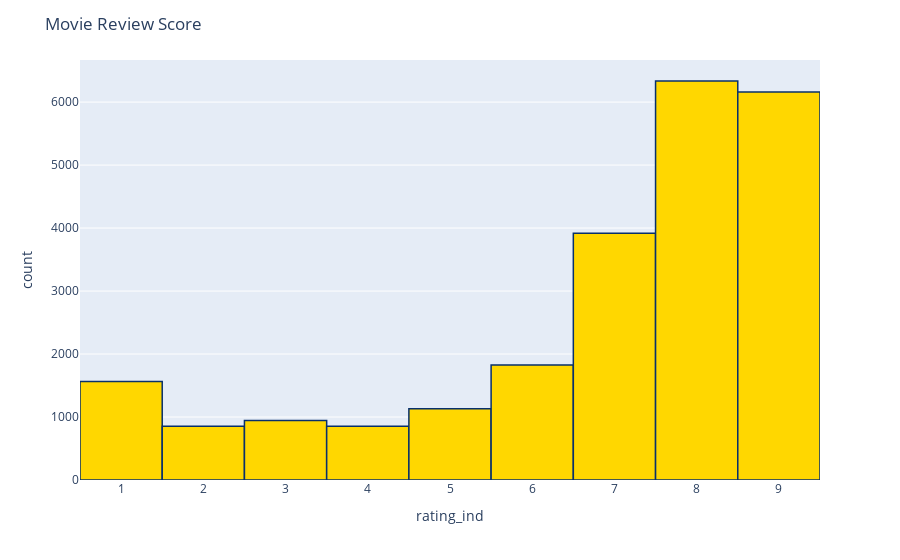

The notebook cell saved with this chart:
### Code cell
fig = px.histogram(df, x="rating_ind")
fig.update_traces(marker_color="Gold",marker_line_color='rgb(8,48,107)',
                  marker_line_width=1.5)
fig.update_layout(title_text='Movie Review Score')
fig.show()

### Figure 1 — Plotly figure (JSON) as saved in the notebook; plotly's stock layout.template omitted (floating-point values rounded to 4 significant figures; data arrays with more than 128 entries replaced by an {"elided": "..."} marker saying what was removed)
{"data": [{"alignmentgroup": "True", "bingroup": "x", "hovertemplate": "rating_ind=%{x}<br>count=%{y}<extra></extra>", "legendgroup": "", "marker": {"color": "Gold", "line": {"color": "rgb(8,48,107)", "width": 1.5}}, "name": "", "offsetgroup": "", "orientation": "v", "showlegend": false, "type": "histogram", "x": {"elided": "23588 int values"}, "xaxis": "x", "yaxis": "y"}], "layout": {"barmode": "relative", "legend": {"tracegroupgap": 0}, "margin": {"t": 60}, "title": {"text": "Movie Review Score"}, "xaxis": {"anchor": "y", "domain": [0, 1], "title": {"text": "rating_ind"}}, "yaxis": {"anchor": "x", "domain": [0, 1], "title": {"text": "count"}}}}
